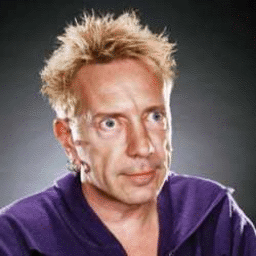
%> input picture 《MATLAB图像与视频处理实用案例详解》代码/第 16 章 基于Hu不变矩的图像检索技术/图片库/10_1.bmp, 256 x 256 px
$ octave --eval "result = Image_Binary(imread('图片库/10_1.bmp'));"   (GNU Octave 9; MATLAB toolbox functions it lacks are replaced by stand-ins)
%> lines starting %> are read from the running program, lines starting %| are printed output that depends on the picture; in (x1, y1, x2, y2) boxes, pixels count from 0 and x2, y2 are one past the last pixel; in counts of white or black regions, pixels touching at a corner belong together; the program's own positions count from 1
function bw1 = Image_Binary(I, flag)
if nargin < 2
    flag = 1;
end
bw1 = im2bw(I, graythresh(I));
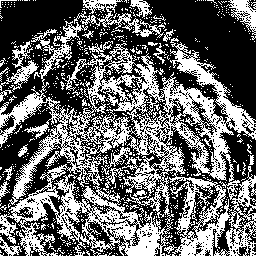
%> bw1: size 256x256 logical; 41% white in thin lines or dots
if flag
    figure('units', 'normalized', 'position', [0 0 1 1]);
    subplot(2, 1, 1); imshow(I, []); title('待处理图像', 'FontWeight', 'Bold');
%> after `imshow(I, [])`:
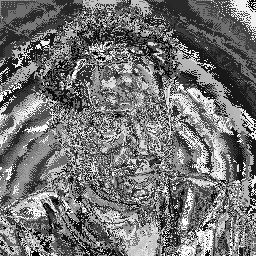
%> displayed picture: size 256x256, on the screen's scale of 0 to 255; min 0, max 255, mean 115.1
    subplot(2, 1, 2); imshow(bw1, []); title('二值化图像', 'FontWeight', 'Bold');
end

$ run again, on 《MATLAB图像与视频处理实用案例详解》代码/第 16 章 基于Hu不变矩的图像检索技术/图片库/10_2.bmp
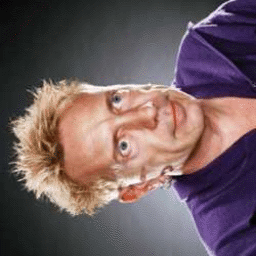
%> input picture 《MATLAB图像与视频处理实用案例详解》代码/第 16 章 基于Hu不变矩的图像检索技术/图片库/10_2.bmp, 256 x 256 px
%> in Image_Binary, `bw1 = im2bw(I, graythresh(I));`:
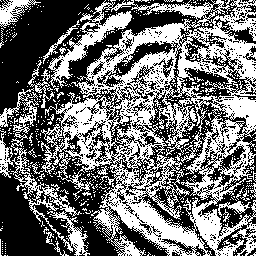
%> bw1: size 256x256 logical; 44.6% white; 642 white regions (620 under 20 px), largest, box (x1, y1, x2, y2) and area: (41, 0, 256, 256) 23839, (11, 99, 90, 256) 1811, (0, 0, 41, 28) 456
%> in Image_Binary, `imshow(I, [])`:
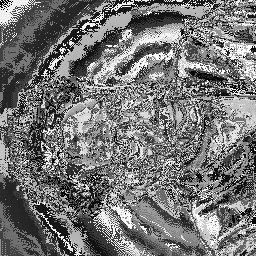
%> displayed picture: size 256x256, on the screen's scale of 0 to 255; min 0, max 255, mean 116.5

$ run again, on 《MATLAB图像与视频处理实用案例详解》代码/第 16 章 基于Hu不变矩的图像检索技术/图片库/11_1.bmp
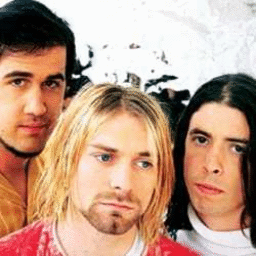
%> input picture 《MATLAB图像与视频处理实用案例详解》代码/第 16 章 基于Hu不变矩的图像检索技术/图片库/11_1.bmp, 256 x 256 px
%> in Image_Binary, `bw1 = im2bw(I, graythresh(I));`:
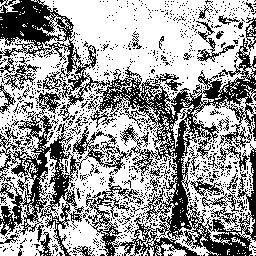
%> bw1: size 256x256 logical; 61.4% white; black in thin lines or dots
%> in Image_Binary, `imshow(I, [])`:
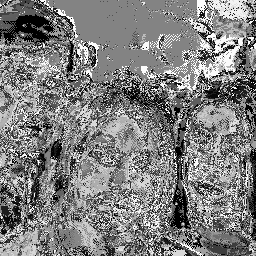
%> displayed picture: size 256x256, on the screen's scale of 0 to 255; min 0, max 255, mean 127

$ run again, on 《MATLAB图像与视频处理实用案例详解》代码/第 16 章 基于Hu不变矩的图像检索技术/图片库/11_2.bmp
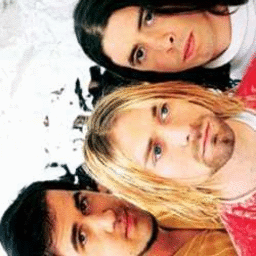
%> input picture 《MATLAB图像与视频处理实用案例详解》代码/第 16 章 基于Hu不变矩的图像检索技术/图片库/11_2.bmp, 256 x 256 px
%> in Image_Binary, `bw1 = im2bw(I, graythresh(I));`:
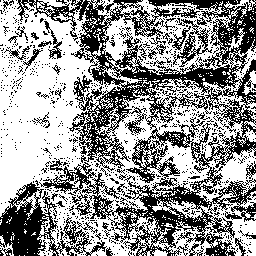
%> bw1: size 256x256 logical; 58.6% white; black in thin lines or dots
%> in Image_Binary, `imshow(I, [])`:
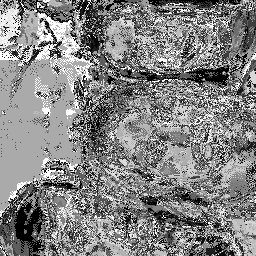
%> displayed picture: size 256x256, on the screen's scale of 0 to 255; min 0, max 255, mean 131.4
